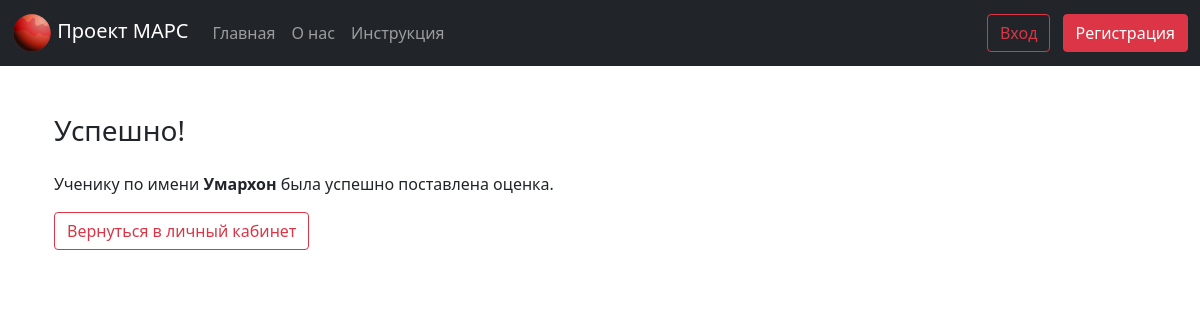
Before: /lk/success_page/student_id=1 with the older database file.
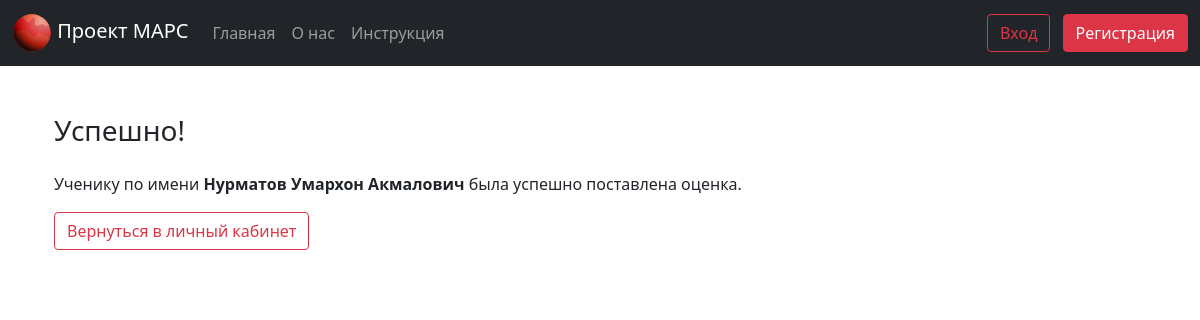
After: the same page with the newer database file.
### app.py (models this page shows, shortened)
class Student(db.Model):
    id = db.Column(db.Integer, primary_key=True)
    name = db.Column(db.String(100), nullable=False)
    cl = db.Column(db.Integer, nullable=False)
    teacher_id = db.Column(db.Integer)

### app.py (the view)
@app.route('/lk/success_page/student_id=<int:st_id>')
def success_page(st_id):
    ask = "SELECT name FROM student WHERE id = " + str(st_id)
    cur = get_connection_read()
    name = cur.execute(ask).fetchone()[0]
    return render_template('success_page.html', name=name)

### app.py (called while the page is built)
def get_connection_read():
    return sqlite3.connect(APP_ROOT + 'data.db').cursor()

@app.before_request
def load_logged_in_user():
    id = session.get('user_id')
    if id is None:
        g.teacher_name = None
    else:
        cur = get_connection_read()
        teacher = cur.execute('SELECT * FROM teacher WHERE id = ?', (id,)).fetchone()
        g.teacher_name = teacher[1]

### templates/success_page.html (shortened to what this page needs)
{% extends 'base.html' %}
{% block body %}
<div class="container px-4 py-5">
    <h3 class="pb-3">Успешно!</h3>
    <p>Ученику по имени <b>{{ name }}</b> была успешно поставлена оценка.</p>
    <a href="/lk" class="redirect"><button type="button" class="btn btn-outline-danger me-2">Вернуться в личный кабинет</button></a>
</div>
{% endblock %}

Changed rows visible on the page:
changed Student: name "Умархон" → "Нурматов Умархон Акмалович"
